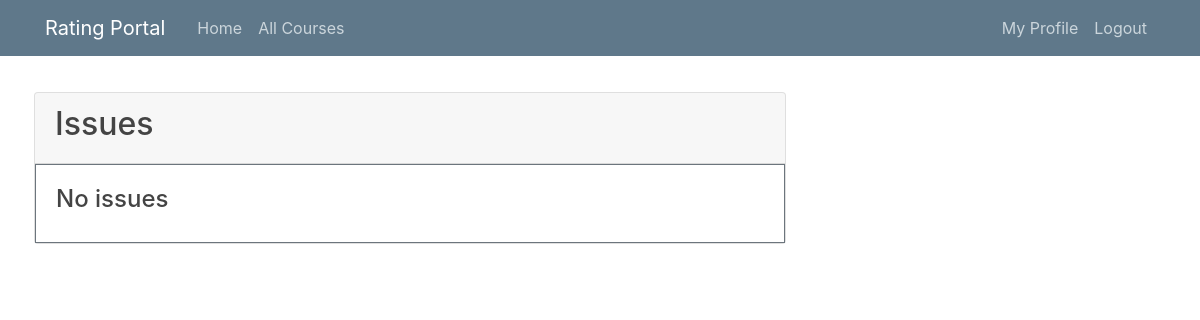
The page /issues/ (signed in) on the database as committed earlier.
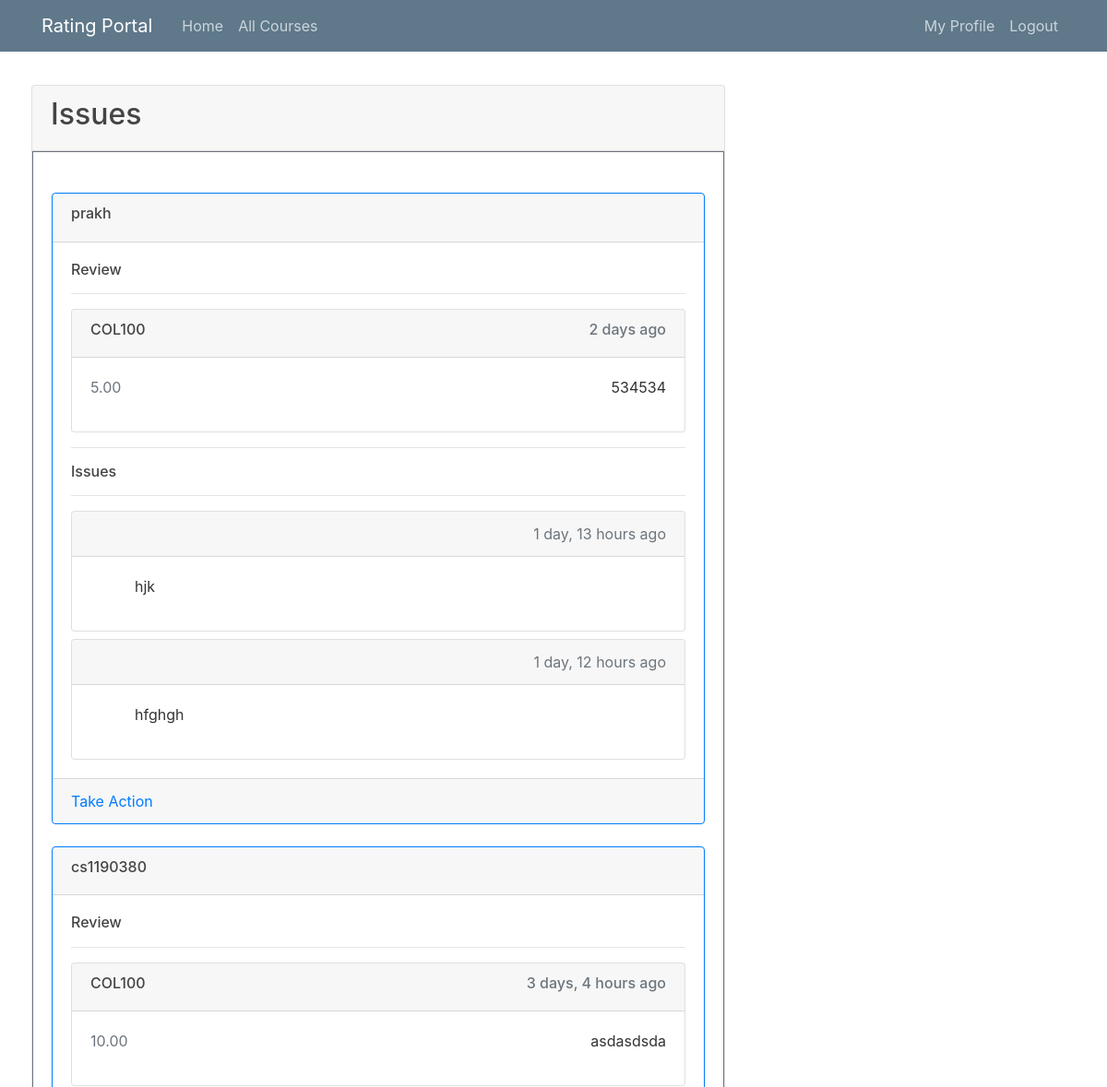
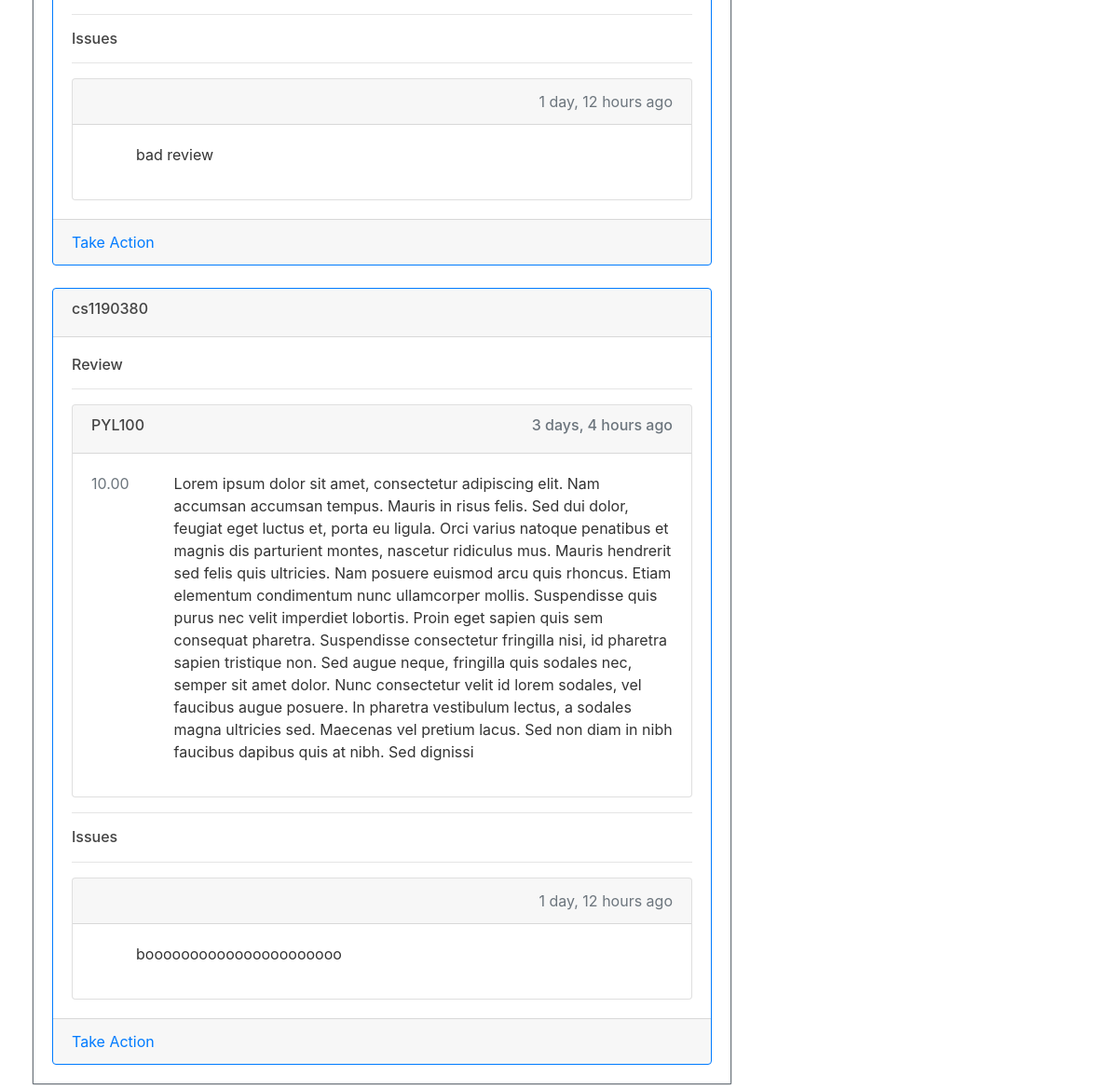
The same page on the database as committed later (2 pictures, top to bottom).
### review/models.py (models this page shows)
class Review(models.Model):
    score = models.DecimalField(decimal_places=2,max_digits=4)
    reviewContent = models.TextField()
    courseName = models.CharField(max_length=120)
    dateAdded = models.DateTimeField(auto_now=False, auto_now_add=True)
    author = models.ForeignKey(User, on_delete= models.CASCADE,related_name='reviews_written')
    class Meta:
        ordering =['-dateAdded']

class Report(models.Model):
    reviewReported = models.ForeignKey(Review, on_delete= models.CASCADE,related_name='flags',blank=True,null=True)
    reportReason = models.TextField()
    dateReported = models.DateTimeField(auto_now=False, auto_now_add=True)
    class Meta:
        ordering =['dateReported']

### review/views.py (the view)
# urls.py: path("issues/", reviewViews.issueView, name="issues"),
@login_required
def issueView(request):
    if not request.user.is_superuser:
        raise Http404("Not found")
    reports = list(Report.objects.all())
    reviewList = []
    for report in reports:
        if report.reviewReported not in reviewList:
            reviewList.append(report.reviewReported)
    return render(request, "review/issues.html", {"reviewList": list(reviewList)})

### review/templates/review/issues.html (shortened to what this page needs)
{% extends "users/base.html" %}
{% load humanize %}
{% block content %}
<div class="card-header">
    <h2>Issues</h2>
</div>
<div class="card-body border border-secondary">
    {% for review in reviewList %}
    <div class="card mt-4 border border-primary">
        <div class="card-header">
            <h6>
                {{review.author.username}}
            </h6>
        </div>
        <div class="card-body">
            <h6>Review</h6>
            <hr>
            <div class="card">
                <div class="card-header">
                    <div class="d-flex justify-content-between">
                        <a class="card-link text-dark" href="{%url 'course' courseName=review.courseName%}">
                            <h6>{{review.courseName}}</h6>
                        </a>
                        <h6 class="text-muted">{{review.dateAdded|naturaltime}}</h6>
                    </div>
                </div>
                <div class="card-body">
                    <div class="d-flex justify-content-between">
                        <span class="text-secondary">
                            {{review.score}}
                        </span>
                        <p class="ml-5">
                            {{review.reviewContent}}
                        </p>
                    </div>
                </div>
            </div>
            <hr>
            <h6>Issues</h6>
            <hr>
            {% for report in review.flags.all %}
            <div class="card mt-2">
                <div class="card-header text-right text-muted">
                    {{report.dateReported|naturaltime}}
                </div>
                <div class="card-body">
                    <p class="ml-5">
                        {{report.reportReason}}
                    </p>
                </div>
            </div>
            {% endfor %}
        </div>
        <div class="card-footer">
            <a href="{%url 'reportAction' review.id%}" class="card-link">Take Action</a>
        </div>
    </div>
    {% empty %}
    <h4>No issues</h4>
    {% endfor %}
</div>
{% endblock content %}

Rows that differ between the two databases and show on the page:
added Review: author.username "prakh", courseName "COL100", dateAdded "2 days ago", score "5.00", reviewContent "534534"
added Report: dateReported "1 day, 13 hours ago", reportReason "hjk", shown under "prakh"
added Report: dateReported "1 day, 12 hours ago", reportReason "hfghgh", shown under "prakh"
now on this page (row unchanged): Review: author.username "cs1190380", courseName "COL100", dateAdded "3 days, 4 hours ago", score "10.00", reviewContent "asdasdsda"
added Report: dateReported "1 day, 12 hours ago", reportReason "bad review", shown under "cs1190380"
now on this page (row unchanged): Review: author.username "cs1190380", courseName "PYL100", dateAdded "3 days, 4 hours ago", score "10.00", reviewContent "Lorem ipsum dolor sit amet, consectetur adipiscing elit. Nam accumsan accumsan tempus. Mauris in risus felis. Sed dui dolor, feugiat eget luctus et, porta eu ligula. Orci varius natoque penatibus et magnis dis parturient montes, nascetur ridiculus mus. Mauris hendrerit sed felis quis ultricies. Nam posuere euismod arcu quis rhoncus. Etiam elementum condimentum nunc ullamcorper mollis. Suspendisse quis purus nec velit imperdiet lobortis. Proin eget sapien quis sem consequat pharetra. Suspendisse consectetur fringilla nisi, id pharetra sapien tristique non. Sed augue neque, fringilla quis sodales nec, semper sit amet dolor. Nunc consectetur velit id lorem sodales, vel faucibus augue posuere.…"
added Report: dateReported "1 day, 12 hours ago", reportReason "boooooooooooooooooooooo", shown under "cs1190380"
Other text that changed with them:
text no longer shown: "No issues"
